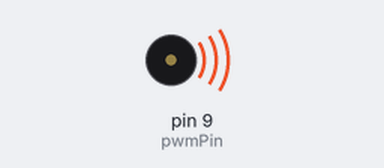
Recording of a sketch running on a simulated Arduino Uno, built with avr-gcc and run on an emulated ATmega328P. Parts: buzzer (waves = sounding).

Above: at 0.3 s.
Timing chart, 0 to 8.1 s (numbered marks = the images above):
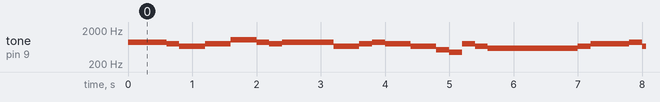

Measured:
- by itself, tone on pin 9 (pwmPin): plays 880 Hz for 0.60 s, 784 Hz for 0.20 s, 658 Hz for 0.40 s, 784 Hz for 0.40 s, 1048 Hz for 0.40 s, 880 Hz for 0.20 s … (328 notes in this stretch)

The sketch:

finanl_pwm_music.ino
```cpp
/*
 *pin 9作为pwm输出，连接蜂鸣器的正极
 *蜂鸣器的负极-->电阻(510欧姆)-->GND
 * */
//定义结构体，pitch表示频率，dimation表示该频率持续的时间
typedef struct
{
	int pitch;
	int dimation;
}Note;
// 1			2		3		 4 			5	  		6       7
// C 			D	 	E	 	 F	 	 	G	 		A	 	B
//261.6256	293.6648   329.6276 349.2282   391.9954		440		493.8833


#define DO 262
#define RE 294
#define MI 329
#define FA 349
#define SOL 392
#define LA  440
#define SI  494
#define TIME 400    //这里表示的是一个节拍,dimation是含有TIME
int pwmPin=9;
//世上只有妈妈好
Note InTheWorldMontherIsGood[]={
	//6.	  		  //_5		 //3		 //5
	{LA,TIME+TIME/2}, {SOL,TIME/2},{MI,TIME},{SOL,TIME},

	//1^		   //6_		  //_5		//6-
	{DO*2,TIME},{LA,TIME/2},{SOL,TIME/2} ,{LA,2*TIME},
	// 3      //5_		//_6		   //5
	{MI,TIME},{SOL,TIME/2},{LA,TIME/2},{SOL,TIME},
	// 3	 	//1_		//_6,
	{MI,TIME},{DO,TIME/2},{LA/2,TIME/2},
	//5_		//_3		//2-		   //2.
	{SOL,TIME/2},{MI,TIME/2},{RE,TIME*2},{RE,TIME+TIME/2},
	//_3 	//5			//5_			//_6
	{MI,TIME/2},{SOL,TIME},{SOL,TIME/2},{LA,TIME/2},
	// 3		//2			//1-			//5.
	{MI,TIME},{RE,TIME},{DO,TIME*2},{SOL,TIME+TIME/2},
	//_3		//2_		//_1 		//6,_
	{MI,TIME/2},{RE,TIME/2},{DO,TIME/2},{LA/2,TIME/2},
	//_1		//5,--
	{DO,TIME/2},{SOL/2,TIME*3}

};
//大长今主题曲
Note Dachangjin[]={
	// 2		3			3		3.				_2				1
	{RE,TIME}, {MI,TIME},{MI,TIME},{MI,TIME+TIME/2},{RE,TIME/2},{DO,TIME},
	//6,		1			2		1--				2			3			3
	{LA/2,TIME},{DO,TIME},{RE,TIME},{DO,TIME*3},{RE,TIME},{MI,TIME},{MI,TIME},
	//3.				_5			3			3			2			3
	{MI,TIME+TIME/2},{SOL,TIME/2},{MI,TIME},{MI,TIME},{RE,TIME},{MI,TIME},
	//3--		5			6			6		  6.				_5
	{MI,TIME*3},{SOL,TIME},{LA,TIME},{LA,TIME},{LA,TIME+TIME/2},{SOL,TIME/2},
	// 3		3		5				6		5---			2			3
	{MI,TIME},{MI,TIME},{SOL,TIME},{LA,TIME},{SOL,TIME*3},{RE,TIME},{MI,TIME},
	// 3		2.				_3				3		  2			3
	{MI,TIME},{RE,TIME+TIME/2},{MI,TIME/2},{MI,TIME},{RE,TIME},{MI,TIME},
	//6,		1_			  _6,			  6,-
	{LA/2,TIME},{DO,TIME/2},{LA/2,TIME/2},{LA/2,TIME*2},
	//2_		_2			2_				_1			6,
	{RE,TIME/2},{RE,TIME/2},{RE,TIME/2},{DO,TIME/2},{LA/2,TIME},
	//2_		_2			2_				_1	  		6,
	{RE,TIME/2},{RE,TIME/2},{RE,TIME/2},{DO,TIME/2},{LA/2,TIME},
	// 2		3		1			2.					_3			5
	{RE,TIME},{MI,TIME},{DO,TIME},{RE,TIME+TIME/2},{MI,TIME/2},{SOL,TIME},
	//6_		_6				6_			_5			3
	{LA,TIME/2},{LA,TIME/2},{LA,TIME/2},{SOL,TIME/2},{MI,TIME},
	//2_		_2			2_				_1			6,
	{RE,TIME/2},{RE,TIME/2},{RE,TIME/2},{DO,TIME/2},{LA/2,TIME},
	//6,		5,.					  _6,			 6,--
	{LA/2,TIME},{SOL/2,TIME+TIME/2},{LA/2,TIME/2},{LA/2,TIME*3},
	//2_		_2			2_				_1			6,
	{RE,TIME/2},{RE,TIME/2},{RE,TIME/2},{DO,TIME/2},{LA/2,TIME},
	//2_		_2			2_				_1	  		6,
	{RE,TIME/2},{RE,TIME/2},{RE,TIME/2},{DO,TIME/2},{LA/2,TIME},
	// 2		3		1			2.					_3			5
	{RE,TIME},{MI,TIME},{DO,TIME},{RE,TIME+TIME/2},{MI,TIME/2},{SOL,TIME},
	//6_		_6				6_			_5			3
	{LA,TIME/2},{LA,TIME/2},{LA,TIME/2},{SOL,TIME/2},{MI,TIME},
	//2_		_2			2_				_1			6,
	{RE,TIME/2},{RE,TIME/2},{RE,TIME/2},{DO,TIME/2},{LA/2,TIME},
	//6,		5,.					  _6,			 6,--
	{LA/2,TIME},{SOL/2,TIME+TIME/2},{LA/2,TIME/2},{LA/2,TIME*3}

};

void setup()
{
	pinMode(pwmPin,OUTPUT);							//放音乐肯定是要输出的
}

void loop()
{
	int i = 0;
	int n = 2;

//	for(i = 0;i<sizeof(Dachangjin)/sizeof(Note);i++ )//循环音符的次数
//	{
//		tone(pwmPin,Dachangjin[i].pitch);			 //Dachangjin[i]是结构体Note类型的，Dachangjin[i].pitch是频率，即每个音符
//		delay(Dachangjin[i].dimation );	 			 //每个音符持续的时间，即节拍dimation
//		noTone(pwmPin);					 			 //停止当前音符，进入下一音符
//	}

	for(i = 0;i<sizeof(InTheWorldMontherIsGood)/sizeof(Note);i++ )
	{
                //tone(pwmPin,InTheWorldMontherIsGood[i].pitch*1);
                tone(pwmPin,InTheWorldMontherIsGood[i].pitch*2);
		//tone(pwmPin,InTheWorldMontherIsGood[i].pitch*3);
		delay(InTheWorldMontherIsGood[i].dimation );
		noTone(pwmPin);

	}
}
```
